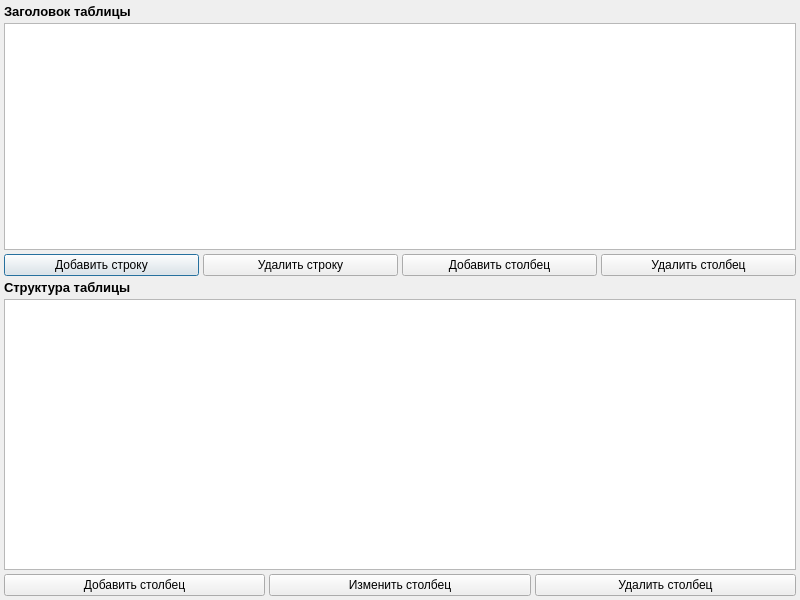
<?xml version="1.0" encoding="UTF-8"?>
<ui version="4.0">
 <class>TableEditDialog</class>
 <widget class="QDialog" name="TableEditDialog">
  <property name="geometry">
   <rect>
    <x>0</x>
    <y>0</y>
    <width>800</width>
    <height>600</height>
   </rect>
  </property>
  <property name="windowTitle">
   <string>Редактирование таблицы</string>
  </property>
  <layout class="QVBoxLayout" name="verticalLayout">
   <property name="spacing">
    <number>4</number>
   </property>
   <property name="margin">
    <number>4</number>
   </property>
   <item>
    <widget class="QWidget" name="headerWidget" native="true">
     <layout class="QVBoxLayout" name="verticalLayout_2">
      <property name="spacing">
       <number>4</number>
      </property>
      <property name="margin">
       <number>0</number>
      </property>
      <item>
       <widget class="QLabel" name="headerLabel">
        <property name="font">
         <font>
          <pointsize>10</pointsize>
          <weight>75</weight>
          <bold>true</bold>
         </font>
        </property>
        <property name="text">
         <string>Заголовок таблицы</string>
        </property>
       </widget>
      </item>
      <item>
       <widget class="UnitedTable" name="headerTableWidget"/>
      </item>
      <item>
       <widget class="QWidget" name="headerAdminWidget" native="true">
        <layout class="QHBoxLayout" name="horizontalLayout">
         <property name="spacing">
          <number>4</number>
         </property>
         <property name="margin">
          <number>0</number>
         </property>
         <item>
          <widget class="QPushButton" name="headerAddRowButton">
           <property name="text">
            <string>Добавить строку</string>
           </property>
          </widget>
         </item>
         <item>
          <widget class="QPushButton" name="headerDelRowButton">
           <property name="text">
            <string>Удалить строку</string>
           </property>
          </widget>
         </item>
         <item>
          <widget class="QPushButton" name="headerAddColButton">
           <property name="text">
            <string>Добавить столбец</string>
           </property>
          </widget>
         </item>
         <item>
          <widget class="QPushButton" name="headerDelColButton">
           <property name="text">
            <string>Удалить столбец</string>
           </property>
          </widget>
         </item>
        </layout>
       </widget>
      </item>
     </layout>
    </widget>
   </item>
   <item>
    <widget class="QLabel" name="structureLabel">
     <property name="font">
      <font>
       <pointsize>10</pointsize>
       <weight>75</weight>
       <bold>true</bold>
      </font>
     </property>
     <property name="text">
      <string>Структура таблицы</string>
     </property>
    </widget>
   </item>
   <item>
    <widget class="UnitedTable" name="structureTableWidget">
     <property name="editTriggers">
      <set>QAbstractItemView::NoEditTriggers</set>
     </property>
    </widget>
   </item>
   <item>
    <widget class="QWidget" name="structureAdminWidget" native="true">
     <layout class="QHBoxLayout" name="horizontalLayout_2">
      <property name="spacing">
       <number>4</number>
      </property>
      <property name="margin">
       <number>0</number>
      </property>
      <item>
       <widget class="QPushButton" name="structureAddColButton">
        <property name="text">
         <string>Добавить столбец</string>
        </property>
       </widget>
      </item>
      <item>
       <widget class="QPushButton" name="structureChangeColButton">
        <property name="text">
         <string>Изменить столбец</string>
        </property>
       </widget>
      </item>
      <item>
       <widget class="QPushButton" name="structureDelColButton">
        <property name="text">
         <string>Удалить столбец</string>
        </property>
       </widget>
      </item>
     </layout>
    </widget>
   </item>
  </layout>
 </widget>
 <customwidgets>
  <customwidget>
   <class>UnitedTable</class>
   <extends>QTableWidget</extends>
   <header>src/widgets/unitedtable.h</header>
  </customwidget>
 </customwidgets>
 <resources/>
 <connections/>
</ui>
